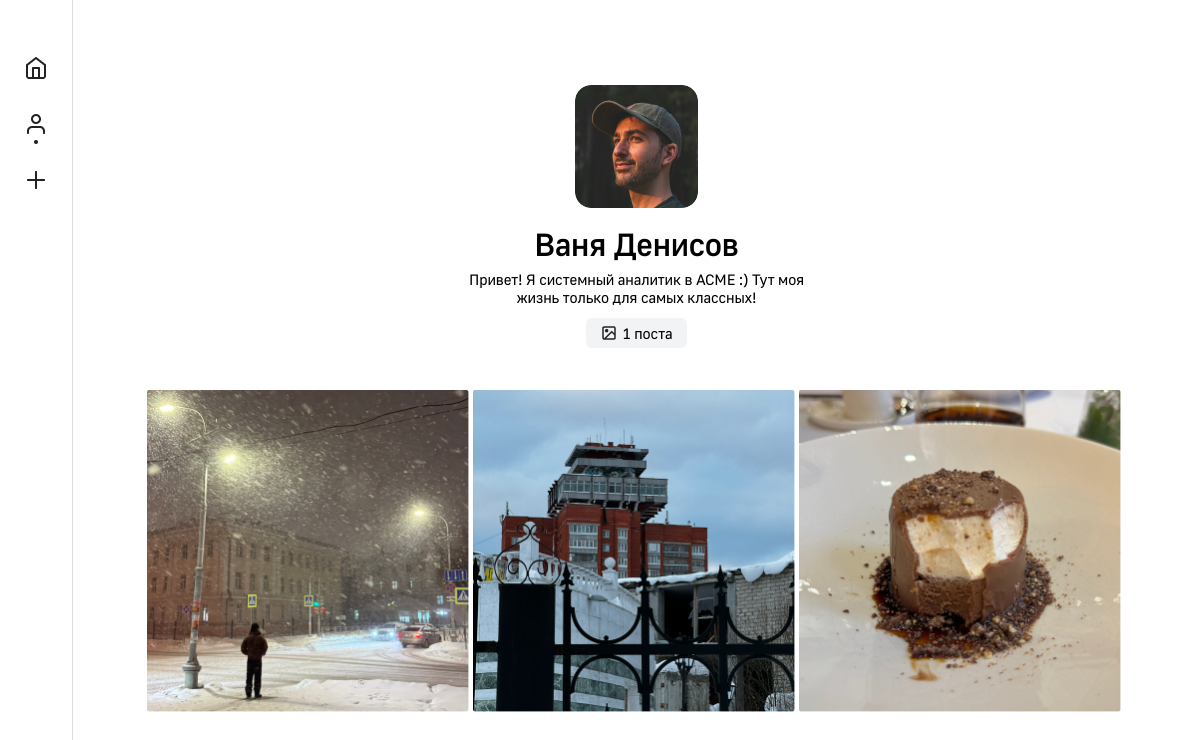
Screenshot of /profile/index/1 with the database file from the repository.
### tables this page shows
CREATE TABLE users (
    id INT NOT NULL AUTO_INCREMENT,
    user_name VARCHAR(255) NOT NULL,
    avatar_url VARCHAR(255) NULL,
    about_yourself VARCHAR(255) NULL,
    PRIMARY KEY (id)
);

CREATE TABLE post_images (
    id INT NOT NULL AUTO_INCREMENT,
    post_id INT NOT NULL,
    image_url VARCHAR(255) NOT NULL,
    display_order INT NOT NULL DEFAULT 0, 
    PRIMARY KEY (id),
    FOREIGN KEY (post_id) REFERENCES posts(id) ON DELETE CASCADE
);

### profile/index.php (the view, shortened to what this page needs)
<?php
require_once '../data/db.php';
$userId = null;
if (isset($_GET['user_id'])) {
    $userId = (int)$_GET['user_id'];
}
$sqlUser = "SELECT u.id, u.user_name, u.avatar_url, u.about_yourself
            FROM users AS u
            WHERE u.id = ?";
$stmtUser = $conn->prepare($sqlUser);
$stmtUser->bind_param('i', $userId);
$stmtUser->execute();
$resultUser = $stmtUser->get_result();
$foundUser = $resultUser->fetch_assoc();
$sqlAllImages = "
    SELECT
        pi.image_url,
        p.id AS post_id -- ID поста, чтобы можно было сделать ссылку на post.php
    FROM
        post_images AS pi
    JOIN
        posts AS p ON pi.post_id = p.id
    WHERE
        p.user_id = ?
    ORDER BY
        p.created_time DESC, pi.display_order ASC; -- Сортируем по дате поста, затем по порядку картинки
";
$stmtImages = $conn->prepare($sqlAllImages);
$stmtImages->bind_param('i', $userId);
$stmtImages->execute();
$resultAllImages = $stmtImages->get_result();
$userAllImages = $resultAllImages->fetch_all(MYSQLI_ASSOC);
$sqlPostCount = "SELECT COUNT(id) AS total_posts FROM posts WHERE user_id = ?";
$stmtPostCount = $conn->prepare($sqlPostCount);
$stmtPostCount->bind_param('i', $userId);
$stmtPostCount->execute();
$resultPostCount = $stmtPostCount->get_result();
$postCountRow = $resultPostCount->fetch_assoc();
$postCount = $postCountRow['total_posts'];
?>
<!DOCTYPE html>
<html>
<head>
    <link href="../home.css" rel="stylesheet">
    <link href="../profile.css" rel="stylesheet">
    <link href="../../font/font.css" rel="stylesheet">
</head>
<body>
    <div class="page">
        <nav class="page__menu">
            <a href="/home" title="Home">
                <img src="../../images/home.png" class="menu__image-service" alt="Home" height="40" width="40">
            </a>
            <a href="#" title="Profile">
                <img src="../../images/profile-target.png" class="menu__image-service" alt="Profile" height="40" width="40">
            </a>
            <a href="#" title="Plus">
                <img src="../../images/plus.png" class="menu__image-service" alt="Plus" height="40" width="40">
            </a>
        </nav>
        <div class="page__main-content">
            <div class="main-content__user">
                <div class="user__info">
                    <?php if ($foundUser['avatar_url']): ?>
                        <img src="<?= htmlspecialchars($foundUser['avatar_url']) ?>" class="info__image-avatar" alt="Аватар" height="123" width="123">
                    <?php endif; ?>
                    <h1 class="info__text-avatar"><?= htmlspecialchars($foundUser['user_name']) ?></h1>
                    <?php if ($foundUser['about_yourself']): ?>
                        <p class="info__text"><?= htmlspecialchars($foundUser['about_yourself']) ?></p>
                    <?php endif; ?>
                    <p class="info__number-of-posts">
                        <img src="../../images/posts.png" class="info__image-post" alt="Posts" height="16" width="16">
                        <?= htmlspecialchars($postCount) ?> поста
                    </p>
                    <div class="user__content">
                        <?php if (!empty($userAllImages)): ?>
                            <?php foreach ($userAllImages as $image): ?>
                                <img src="<?= htmlspecialchars($image['image_url']) ?>" class="photo-item__image" alt="Фото из поста" width="322px" height="322px">
                            <?php endforeach; ?>
                        <?php else: ?>
                            <p>У этого пользователя пока нет фотографий.</p>
                        <?php endif; ?>
                    </div>
                </div>
            </div>
        </div>
    </div>
</body>
</html>

### home/home.css (style rules this page uses)
body, html { margin: 0; padding: 0; font-family: 'Golos UI Regular', sans-serif; background-color: #fff; }
.page { display: flex; flex-direction: row; min-height: 100%; }
.page__menu { flex-shrink: 0; padding: 16px; padding-top: 48px; border-right: 1px solid #ddd; background-color: #fff; }
.menu__image-service { width: 40px; height: 40px; display: block; margin-bottom: 16px; }
.page__main-content { flex-grow: 1; display: flex; flex-direction: column; margin-top: 53px; padding: 20px; align-items: center; }

### profile/profile.css (style rules this page uses)
body, html { margin: 0; padding: 0; font-family: 'Golos UI Regular', sans-serif; background-color: #fff; }
.page { display: flex; flex-direction: row; height: 100%; }
.page__menu { flex-shrink: 0; padding: 16px; padding-top: 48px; border-right: 1px solid #ddd; background-color: #fff; }
.menu__image-service { width: 40px; height: 40px; display: block; margin-bottom: 16px; }
.page__main-content { flex-grow: 1; display: flex; flex-direction: column; margin-top: 53px; padding: 20px; align-items: center; }
.main-content__user { height: 100%; justify-items: center; }
.user__info { height: 15%; justify-items: center; align-items: center; padding: 12px 16px; }
.info__image-avatar { display: flex; align-items: center; width: 123px; height: 123px; border-radius: 16px; margin: 0px 0px 0px 0px; }
.info__text { letter-spacing: -0.15px; font: 15px/18px 'Golos UI Regular', sans-serif; width: 361px; height: 36px; text-align: center; margin: 0px 0px 0px 0px; }
.info__number-of-posts { width: 101px; height: 30px; text-align: center; border-radius: 6px; background-color: #F2F3F5; letter-spacing: -0.15px; font: 15px/18px 'Golos UI Regular', sans-serif; margin-top: 12px; margin-bottom: 42px; align-items: center; display: flex; justify-content: center; gap: 6px; }
.info__text-avatar { letter-spacing: -0.25px; font-style: Medium; font: 500 32px/32px 'Golos UI Medium', sans-serif; margin-top: 20px; margin-bottom: 10px; }
.user__content { width: 980px; }

### rows the page displays
users: avatar_url (picture), user_name "Ваня Денисов", about_yourself "Привет! Я системный аналитик в ACME :) Тут моя жизнь только для самых классных!"
post_images: image_url (picture)
post_images: image_url (picture)
post_images: image_url (picture)

### other values shown
$postCount "1"
